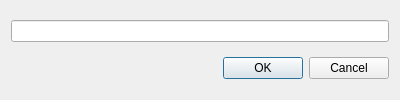
<?xml version="1.0" encoding="UTF-8"?>
<ui version="4.0">
 <class>functionStringDialog</class>
 <widget class="QDialog" name="functionStringDialog">
  <property name="geometry">
   <rect>
    <x>0</x>
    <y>0</y>
    <width>400</width>
    <height>100</height>
   </rect>
  </property>
  <property name="sizePolicy">
   <sizepolicy hsizetype="Fixed" vsizetype="Fixed">
    <horstretch>0</horstretch>
    <verstretch>0</verstretch>
   </sizepolicy>
  </property>
  <property name="minimumSize">
   <size>
    <width>400</width>
    <height>100</height>
   </size>
  </property>
  <property name="maximumSize">
   <size>
    <width>400</width>
    <height>100</height>
   </size>
  </property>
  <property name="windowTitle">
   <string>Ввод функции</string>
  </property>
  <property name="sizeGripEnabled">
   <bool>false</bool>
  </property>
  <property name="modal">
   <bool>true</bool>
  </property>
  <layout class="QGridLayout" name="gridLayout">
   <item row="0" column="0">
    <layout class="QVBoxLayout" name="verticalLayout">
     <item>
      <widget class="QLineEdit" name="expression"/>
     </item>
    </layout>
   </item>
   <item row="1" column="0">
    <widget class="QDialogButtonBox" name="buttonBox">
     <property name="orientation">
      <enum>Qt::Horizontal</enum>
     </property>
     <property name="standardButtons">
      <set>QDialogButtonBox::Cancel|QDialogButtonBox::Ok</set>
     </property>
    </widget>
   </item>
  </layout>
 </widget>
 <resources/>
 <connections>
  <connection>
   <sender>buttonBox</sender>
   <signal>accepted()</signal>
   <receiver>functionStringDialog</receiver>
   <slot>accept()</slot>
   <hints>
    <hint type="sourcelabel">
     <x>248</x>
     <y>254</y>
    </hint>
    <hint type="destinationlabel">
     <x>157</x>
     <y>274</y>
    </hint>
   </hints>
  </connection>
  <connection>
   <sender>buttonBox</sender>
   <signal>rejected()</signal>
   <receiver>functionStringDialog</receiver>
   <slot>reject()</slot>
   <hints>
    <hint type="sourcelabel">
     <x>316</x>
     <y>260</y>
    </hint>
    <hint type="destinationlabel">
     <x>286</x>
     <y>274</y>
    </hint>
   </hints>
  </connection>
 </connections>
</ui>
